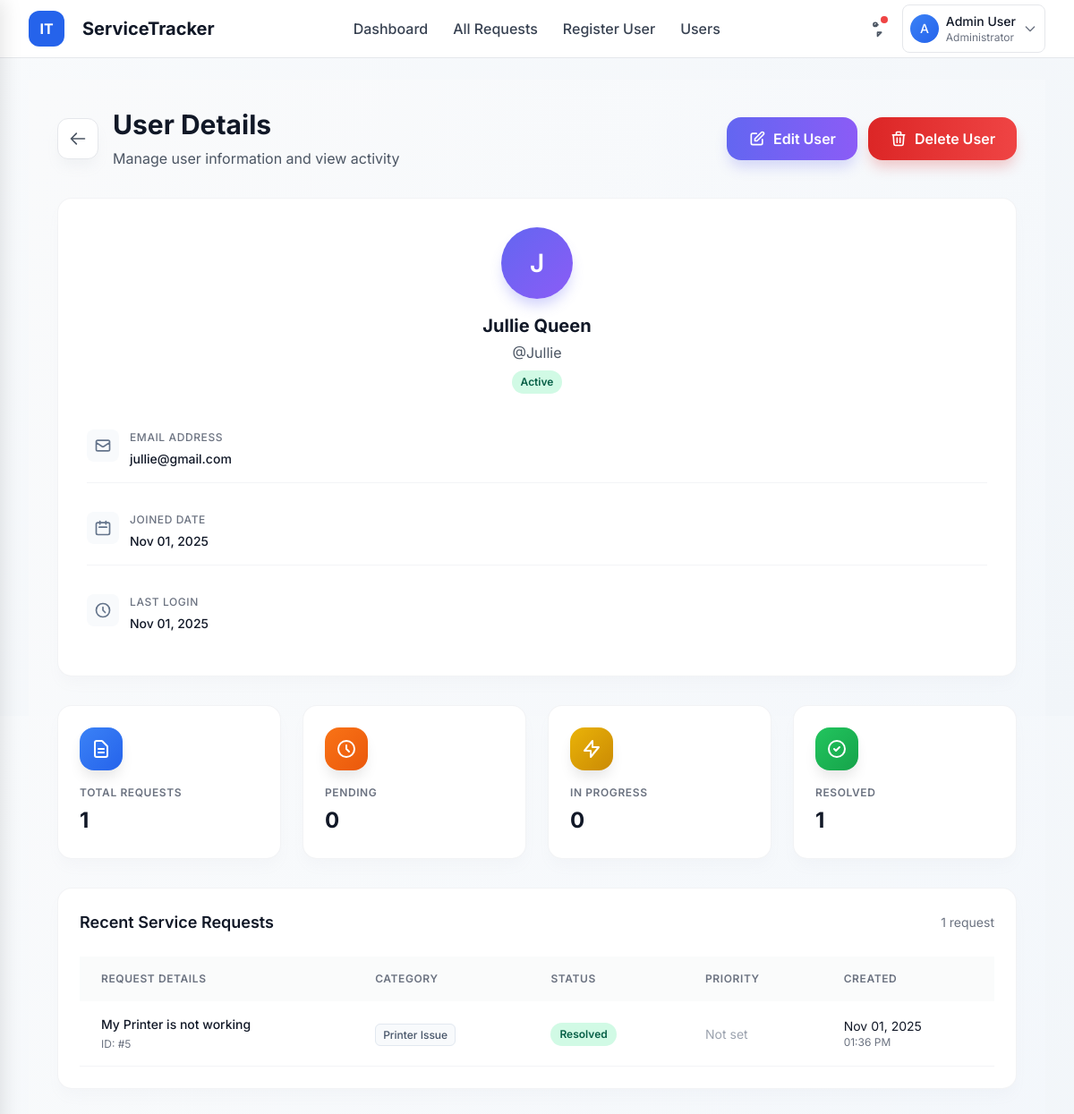
Page /users/13/ (signed in) on the committed database.
### requests_app/models.py (models this page shows, shortened)
class ServiceRequest(models.Model):
    STATUS_CHOICES = [
        ('Pending', 'Pending'),
        ('In Progress', 'In Progress'),
        ('Resolved', 'Resolved'),
    ]
    CATEGORY_CHOICES = [
        ('Password Reset', 'Password Reset'),
        ('Printer Issue', 'Printer Issue'),
        ('Software Installation', 'Software Installation'),
        ('Network Problem', 'Network Problem'),
        ('Other', 'Other'),
    ]
    requester_name = models.CharField(max_length=150)
    department = models.CharField(max_length=100)
    category = models.CharField(max_length=100, choices=CATEGORY_CHOICES)
    description = models.TextField()
    status = models.CharField(max_length=20, choices=STATUS_CHOICES, default='Pending')
    created_at = models.DateTimeField(default=timezone.now)
    updated_at = models.DateTimeField(auto_now=True)
    resolved_at = models.DateTimeField(null=True, blank=True)
    resolved_by = models.ForeignKey(User, on_delete=models.SET_NULL, null=True, blank=True, related_name='resolved_requests')

### requests_app/views.py (the view)
# urls.py: path('users/<int:pk>/', views.user_detail, name='user_detail'),
@login_required
def user_detail(request, pk):
    if not request.user.is_staff:
        return HttpResponse("Forbidden. Only administrators can view user details.", status=403)
    user = get_object_or_404(User, pk=pk)
    user_requests = ServiceRequest.objects.filter(requester_name=user.get_full_name() or user.username)
    total_requests = user_requests.count()
    pending_requests = user_requests.filter(status='Pending').count()
    in_progress_requests = user_requests.filter(status='In Progress').count()
    resolved_requests = user_requests.filter(status='Resolved').count()
    recent_requests = user_requests.order_by('-created_at')[:5]
    context = {
        'user_obj': user,
        'total_requests': total_requests,
        'pending_requests': pending_requests,
        'in_progress_requests': in_progress_requests,
        'resolved_requests': resolved_requests,
        'recent_requests': recent_requests,
    }
    return render(request, 'user_detail.html', context)

### requests_app/templates/user_detail.html (shortened to what this page needs)
{% extends "base.html" %}
{% load static %}
{% block content %}
<div class="min-h-screen bg-gradient-to-br from-gray-50 to-blue-50/30 py-8">
  <div class="max-w-7xl mx-auto px-4 sm:px-6 lg:px-8">
    <div class="flex flex-col sm:flex-row sm:items-center sm:justify-between mb-8 animate-fade-in">
      <div class="mb-4 sm:mb-0">
        <div class="flex items-center">
          <a href="{% url 'requests_app:user_list' %}" class="btn-secondary mr-4">
            <svg class="w-5 h-5" fill="none" stroke="currentColor" viewBox="0 0 24 24">
              <path stroke-linecap="round" stroke-linejoin="round" stroke-width="2" d="M10 19l-7-7m0 0l7-7m-7 7h18"/>
            </svg>
          </a>
          <div>
            <h1 class="text-3xl font-bold text-gray-900 mb-2">User Details</h1>
            <p class="text-gray-600">Manage user information and view activity</p>
          </div>
        </div>
      </div>
      <div class="flex flex-col sm:flex-row gap-3">
        <a href="{% url 'requests_app:user_update' user_obj.id %}" class="btn-primary inline-flex items-center justify-center px-6 py-3 font-semibold rounded-2xl shadow-lg transition-all duration-300 transform hover:scale-105">
          <svg class="w-5 h-5 mr-2" fill="none" stroke="currentColor" viewBox="0 0 24 24">
            <path stroke-linecap="round" stroke-linejoin="round" stroke-width="2" d="M11 5H6a2 2 0 00-2 2v11a2 2 0 002 2h11a2 2 0 002-2v-5m-1.414-9.414a2 2 0 112.828 2.828L11.828 15H9v-2.828l8.586-8.586z"/>
          </svg>
          Edit User
        </a>
        {% if user_obj.id != request.user.id %}
        <a href="{% url 'requests_app:user_delete' user_obj.id %}" class="btn-danger inline-flex items-center justify-center px-6 py-3 font-semibold rounded-2xl shadow-lg transition-all duration-300 transform hover:scale-105">
          <svg class="w-5 h-5 mr-2" fill="none" stroke="currentColor" viewBox="0 0 24 24">
            <path stroke-linecap="round" stroke-linejoin="round" stroke-width="2" d="M19 7l-.867 12.142A2 2 0 0116.138 21H7.862a2 2 0 01-1.995-1.858L5 7m5 4v6m4-6v6m1-10V4a1 1 0 00-1-1h-4a1 1 0 00-1 1v3M4 7h16"/>
          </svg>
          Delete User
        </a>
        {% endif %}
      </div>
    </div>
    <div class="grid grid-cols-1 xl:grid-cols-3 gap-8 mb-8">
      <div class="xl:col-span-1">
        <div class="user-profile-card">
          <div class="text-center mb-6">
            <div class="user-avatar-profile mx-auto mb-4">
              {{ user_obj.first_name|first|default:user_obj.username|first|upper }}
            </div>
            <h2 class="text-xl font-bold text-gray-900 mb-1">
              {{ user_obj.get_full_name|default:user_obj.username }}
            </h2>
            <p class="text-gray-600 mb-2">@{{ user_obj.username }}</p>
            <div class="flex justify-center gap-2 mb-4">
              {% if user_obj.is_active %}
              <span class="status-badge status-active">Active</span>
              {% else %}
              <span class="status-badge status-inactive">Inactive</span>
              {% endif %}
            </div>
          </div>
          <div class="space-y-4">
            <div class="user-detail-item">
              <div class="user-detail-icon">
                <svg class="w-5 h-5" fill="none" stroke="currentColor" viewBox="0 0 24 24">
                  <path stroke-linecap="round" stroke-linejoin="round" stroke-width="2" d="M3 8l7.89 5.26a2 2 0 002.22 0L21 8M5 19h14a2 2 0 002-2V7a2 2 0 00-2-2H5a2 2 0 00-2 2v10a2 2 0 002 2z"/>
                </svg>
              </div>
              <div>
                <p class="user-detail-label">Email Address</p>
                <p class="user-detail-value">{{ user_obj.email }}</p>
              </div>
            </div>
            <div class="user-detail-item">
              <div class="user-detail-icon">
                <svg class="w-5 h-5" fill="none" stroke="currentColor" viewBox="0 0 24 24">
                  <path stroke-linecap="round" stroke-linejoin="round" stroke-width="2" d="M8 7V3m8 4V3m-9 8h10M5 21h14a2 2 0 002-2V7a2 2 0 00-2-2H5a2 2 0 00-2 2v12a2 2 0 002 2z"/>
                </svg>
              </div>
              <div>
                <p class="user-detail-label">Joined Date</p>
                <p class="user-detail-value">{{ user_obj.date_joined|date:"M d, Y" }}</p>
              </div>
            </div>
            <div class="user-detail-item">
              <div class="user-detail-icon">
                <svg class="w-5 h-5" fill="none" stroke="currentColor" viewBox="0 0 24 24">
                  <path stroke-linecap="round" stroke-linejoin="round" stroke-width="2" d="M12 8v4l3 3m6-3a9 9 0 11-18 0 9 9 0 0118 0z"/>
                </svg>
              </div>
              <div>
                <p class="user-detail-label">Last Login</p>
                <p class="user-detail-value">
                  {% if user_obj.last_login %}
                    {{ user_obj.last_login|date:"M d, Y" }}
                  {% else %}
                    Never logged in
                  {% endif %}
                </p>
              </div>
            </div>
          </div>
        </div>
      </div>
      <div class="xl:col-span-2">
        <div class="grid grid-cols-1 md:grid-cols-2 lg:grid-cols-4 gap-6 mb-8">
          <div class="stat-card stat-card-blue">
            <div class="stat-icon bg-gradient-to-br from-blue-500 to-blue-600">
              <svg class="w-6 h-6 text-white" fill="none" stroke="currentColor" viewBox="0 0 24 24">
                <path stroke-linecap="round" stroke-linejoin="round" stroke-width="2" d="M9 12h6m-6 4h6m2 5H7a2 2 0 01-2-2V5a2 2 0 012-2h5.586a1 1 0 01.707.293l5.414 5.414a1 1 0 01.293.707V19a2 2 0 01-2 2z"/>
              </svg>
            </div>
            <div>
              <p class="stat-label">Total Requests</p>
              <p class="stat-value">{{ total_requests }}</p>
            </div>
          </div>
          <div class="stat-card stat-card-orange">
            <div class="stat-icon bg-gradient-to-br from-orange-500 to-orange-600">
              <svg class="w-6 h-6 text-white" fill="none" stroke="currentColor" viewBox="0 0 24 24">
                <path stroke-linecap="round" stroke-linejoin="round" stroke-width="2" d="M12 8v4l3 3m6-3a9 9 0 11-18 0 9 9 0 0118 0z"/>
              </svg>
            </div>
            <div>
              <p class="stat-label">Pending</p>
              <p class="stat-value">{{ pending_requests }}</p>
            </div>
          </div>
          <div class="stat-card stat-card-yellow">
            <div class="stat-icon bg-gradient-to-br from-yellow-500 to-yellow-600">
              <svg class="w-6 h-6 text-white" fill="none" stroke="currentColor" viewBox="0 0 24 24">
                <path stroke-linecap="round" stroke-linejoin="round" stroke-width="2" d="M13 10V3L4 14h7v7l9-11h-7z"/>
              </svg>
            </div>
            <div>
              <p class="stat-label">In Progress</p>
              <p class="stat-value">{{ in_progress_requests }}</p>
            </div>
          </div>
          <div class="stat-card stat-card-green">
            <div class="stat-icon bg-gradient-to-br from-green-500 to-green-600">
              <svg class="w-6 h-6 text-white" fill="none" stroke="currentColor" viewBox="0 0 24 24">
                <path stroke-linecap="round" stroke-linejoin="round" stroke-width="2" d="M9 12l2 2 4-4m6 2a9 9 0 11-18 0 9 9 0 0118 0z"/>
              </svg>
            </div>
            <div>
              <p class="stat-label">Resolved</p>
              <p class="stat-value">{{ resolved_requests }}</p>
            </div>
          </div>
        </div>
        <div class="recent-requests-card">
          <div class="flex items-center justify-between mb-6">
            <h3 class="text-lg font-semibold text-gray-900">Recent Service Requests</h3>
            <span class="text-sm text-gray-500">{{ recent_requests|length }} request{{ recent_requests|pluralize }}</span>
          </div>
          {% if recent_requests %}
          <div class="overflow-x-auto">
            <table class="users-table">
              <thead>
                <tr>
                  <th class="table-header">Request Details</th>
                  <th class="table-header">Category</th>
                  <th class="table-header">Status</th>
                  <th class="table-header">Priority</th>
                  <th class="table-header">Created</th>
                </tr>
              </thead>
              <tbody>
                {% for request in recent_requests %}
                <tr class="table-row group">
                  <td class="table-cell">
                    <div>
                      <div class="text-sm font-medium text-gray-900 truncate max-w-xs">
                        {{ request.description|truncatewords:8 }}
                      </div>
                      <div class="text-xs text-gray-500 mt-1">
                        ID: #{{ request.id }}
                      </div>
                    </div>
                  </td>
                  <td class="table-cell">
                    <span class="category-badge">{{ request.category }}</span>
                  </td>
                  <td class="table-cell">
                    <span class="status-badge status-{{ request.status|lower|slugify }}">
                      {{ request.status }}
                    </span>
                  </td>
                  <td class="table-cell">
                    {% if request.priority %}
                    <span class="priority-badge priority-{{ request.priority|lower }}">
                      {{ request.priority }}
                    </span>
                    {% else %}
                    <span class="text-gray-400 text-sm">Not set</span>
                    {% endif %}
                  </td>
                  <td class="table-cell">
                    <div class="text-sm text-gray-900">{{ request.created_at|date:"M d, Y" }}</div>
                    <div class="text-xs text-gray-500">{{ request.created_at|date:"h:i A" }}</div>
                  </td>
                </tr>
                {% endfor %}
              </tbody>
            </table>
          </div>
          {% endif %}
        </div>
      </div>
    </div>
  </div>
</div>
{% endblock %}

### requests_app/templates/base.html (shortened to what this page needs)
<!DOCTYPE html>
<html lang="en">
<head>
  <script src="https://cdn.tailwindcss.com"></script>
</head>
<body class="min-h-screen">
  <nav class="bg-white border-b border-gray-200 sticky top-0 z-50">
    <div class="max-w-7xl mx-auto px-4 sm:px-6 lg:px-8">
      <div class="flex justify-between items-center h-16">
        <div class="flex items-center">
          <a href="{% url 'requests_app:home' %}" class="flex items-center gap-3">
            <div class="h-10 w-10 rounded-xl bg-blue-600 flex items-center justify-center text-white font-bold">
              IT
            </div>
            <span class="ml-2 text-xl font-bold text-gray-900 hidden sm:block">ServiceTracker</span>
          </a>
        </div>
        <div class="hidden md:flex items-center space-x-1">
          {% if user.is_authenticated %}
            <a href="{% url 'requests_app:home' %}" class="nav-link px-3 py-2 rounded-lg text-gray-700 hover:text-blue-600 font-medium {% if request.resolver_match.url_name == 'home' %}active{% endif %}">Dashboard</a>
            {% if user.is_staff %}
              <a href="{% url 'requests_app:list_requests' %}" class="nav-link px-3 py-2 rounded-lg text-gray-700 hover:text-blue-600 font-medium {% if request.resolver_match.url_name == 'list_requests' %}active{% endif %}">All Requests</a>
              <a href="{% url 'requests_app:signup' %}" class="nav-link px-3 py-2 rounded-lg text-gray-700 hover:text-blue-600 font-medium {% if request.resolver_match.url_name == 'signup' %}active{% endif %}">Register User</a>
<a href="{% url 'requests_app:user_list' %}" class="nav-link px-3 py-2 rounded-lg text-gray-700 hover:text-blue-600 font-medium {% if request.resolver_match.url_name == 'signup' %}active{% endif %}">Users</a>
            {% endif %}
          {% endif %}
        </div>
        <div class="flex items-center space-x-3">
          {% if user.is_authenticated %}
            <div class="relative">
              <button class="p-2 rounded-lg text-gray-600 hover:text-gray-900 hover:bg-gray-100 transition-colors">
                <svg class="h-5 w-5" fill="none" viewBox="0 0 24 24" stroke="currentColor">
                  <path stroke-linecap="round" stroke-linejoin="round" stroke-width="2" d="M15 17h5l-5 5v-5zM10.24 8.56a5.97 5.97 0 01 5.36-1.68M14.5 6.5a2.5 2.5 0 11-5 0 2.5 2.5 0 015 0z" />
                </svg>
                <span class="absolute top-1 right-1 h-2 w-2 bg-red-500 rounded-full"></span>
              </button>
            </div>
            <div class="user-dropdown-container">
              <button id="userMenuButton" class="flex items-center space-x-2 p-2 rounded-lg border border-gray-200 hover:border-gray-300 bg-white hover:bg-gray-50 transition-colors">
                <div class="h-8 w-8 rounded-full bg-gradient-to-br from-blue-500 to-blue-600 flex items-center justify-center text-white text-sm font-medium">
                  {{ user.get_full_name|default:user.username|first|upper }}
                </div>
                <div class="hidden sm:block text-left">
                  <p class="text-sm font-medium text-gray-900">{{ user.get_full_name|default:user.username }}</p>
                  <p class="text-xs text-gray-500">
                    {% if user.is_staff %}Administrator{% else %}User{% endif %}
                  </p>
                </div>
                <svg class="h-4 w-4 text-gray-500" fill="none" viewBox="0 0 24 24" stroke="currentColor">
                  <path stroke-linecap="round" stroke-linejoin="round" stroke-width="2" d="M19 9l-7 7-7-7" />
                </svg>
              </button>
            </div>
          {% else %}
            <a href="{% url 'requests_app:account_login' %}" class="btn-primary px-4 py-2 rounded-lg text-sm font-semibold">
              Sign In
            </a>
          {% endif %}
        </div>
      </div>
    </div>
    <div class="mobile-menu-container">
    </div>
  </nav>
   <main class="max-w-7xl mx-auto px-4 sm:px-6 lg:px-8 py-6">
    {% block content %}
    {% endblock %}
  </main>
</body>
</html>

### rows in the picture
ServiceRequest: description "My Printer is not working", id "5", category "Printer Issue", status "Resolved", created_at "Nov 01, 2025", created_at "01:36 PM"

### other values in the picture
{{ user.get_full_name|default:user.username|first|upper }} "A"
{{ user.get_full_name|default:user.username }} "Admin User"
{{ user_obj.first_name|first|default:user_obj.username|first|upper }} "J"
{{ user_obj.get_full_name|default:user_obj.username }} "Jullie Queen"
{{ user_obj.username }} "Jullie"
{{ user_obj.email }} "jullie@gmail.com"
{{ user_obj.date_joined|date:"M d, Y" }} "Nov 01, 2025"
{{ user_obj.last_login|date:"M d, Y" }} "Nov 01, 2025"
{{ total_requests }} "1"
{{ pending_requests }} "0"
{{ in_progress_requests }} "0"
{{ resolved_requests }} "1"
{{ recent_requests|length }} "1"
